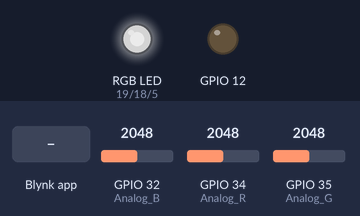
Bench run of a sketch on a simulated ESP32. On the bench: an RGB LED mixed from three pins (HIGH = lit), output pins drawn as LEDs (lit = HIGH). The inputs (shaded band) are chosen by the test bench; at power-on: GPIO 32 (Analog_B) = 2048, GPIO 34 (Analog_R) = 2048, GPIO 35 (Analog_G) = 2048. Dim RGB values are drawn brighter than linear; WiFi joins after 1.5 s; servers stay silent unless stated.

Above: at 4.0 s.
4.1 s: GPIO 32 (Analog_B) set to 2866
At 5.0 s:
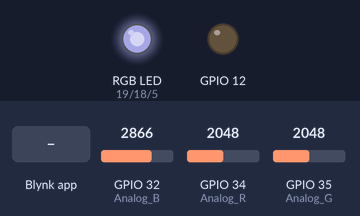
5.6 s: GPIO 34 (Analog_R) set to 2866
At 6.2 s:
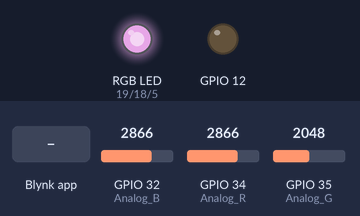
7.1 s: GPIO 35 (Analog_G) set to 2866
At 8.3 s:
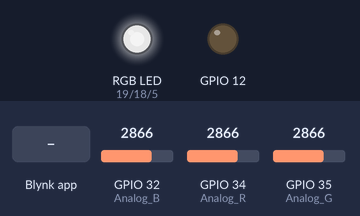
8.6 s: Blynk app writes 1 to V0
At 9.7 s:
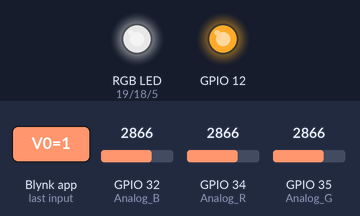
10.1 s: Blynk app writes 1 to V4
At 10.8 s:
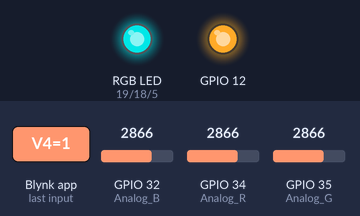
11.6 s: Blynk app writes 200 to V4
At 12.0 s:
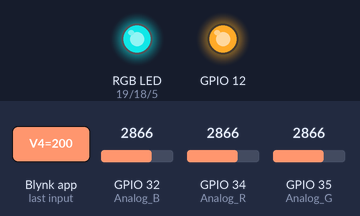
Timing chart, 0 to 14.1 s (numbered marks = the images above; inputs shaded):
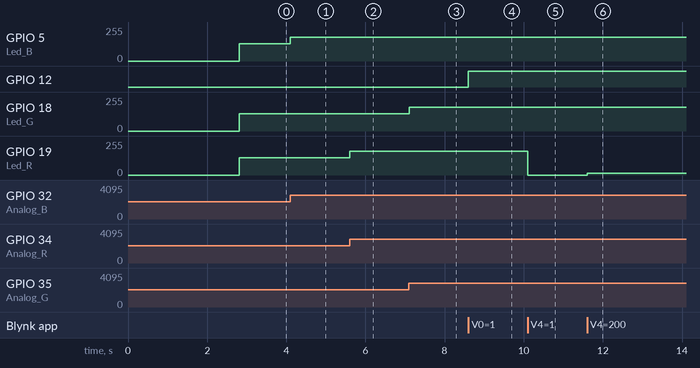

The sketch:

blynk_wifi.ino
```cpp
#define BLYNK_PRINT Serial

#include <WiFi.h>
#include <WiFiClient.h>
#include <BlynkSimpleEsp32.h>

// blynk token and wifi config
char auth[] = "XXX-XXXX-XXXXXXXXXXX";
char ssid[] = "XXXXXXX";
char pass[] = "XXXXXXXXXXXXXXXX";

#define Analog_R 34
#define Analog_G 35
#define Analog_B 32

#define Led_R 19
#define Led_G 18
#define Led_B 5

int valor_R = 0;
int valor_G = 0;
int valor_B = 0;
int cell_recept = 0;

BLYNK_WRITE(V4){
  valor_R = param.asInt();
}
BLYNK_WRITE(V5){
  valor_G = param.asInt();
}
BLYNK_WRITE(V6){
  valor_B = param.asInt();
}

BLYNK_WRITE(V0){
  cell_recept = param.asInt();
  if(cell_recept == 1){
    digitalWrite(12, HIGH);
  } else{
      digitalWrite(12, LOW);
  }
}

void setup()
{
  Serial.begin(115200);
  Blynk.begin(auth, ssid, pass);

  pinMode(12, OUTPUT);
  pinMode(Led_R, OUTPUT);
  pinMode(Led_G, OUTPUT);
  pinMode(Led_B, OUTPUT);

  ledcAttachPin(Led_R,1);
  ledcAttachPin(Led_G,2);
  ledcAttachPin(Led_B,3);

  ledcSetup(1, 10000, 12);
  ledcSetup(2, 10000, 12);
  ledcSetup(3, 10000, 12);
  delay(1000);
}

void loop()
{
  Blynk.run();
  if(cell_recept == 0){
    valor_R = analogRead(Analog_R);
    Blynk.virtualWrite(V1, valor_R);
    Blynk.virtualWrite(V4, valor_R);

    valor_G = analogRead(Analog_G);
    Blynk.virtualWrite(V2, valor_G);
    Blynk.virtualWrite(V5, valor_G);

    valor_B = analogRead(Analog_B);
    Blynk.virtualWrite(V3, valor_B);
    Blynk.virtualWrite(V6, valor_B);

    ledcWrite(1, valor_R);
    ledcWrite(2, valor_G);
    ledcWrite(3, valor_B);
  }
  else{
    Blynk.virtualWrite(V1, valor_R);
    Blynk.virtualWrite(V2, valor_G);
    Blynk.virtualWrite(V3, valor_B);
    ledcWrite(1, valor_R);
    ledcWrite(2, valor_G);
    ledcWrite(3, valor_B);
  }
}
```

Measured:
- after the input at 4.1 s, GPIO 5 (Led_B): 128/255 → 178/255 at once
- after the input at 5.6 s, GPIO 19 (Led_R): 128/255 → 178/255 at once
- after the input at 7.1 s, GPIO 18 (Led_G): 128/255 → 178/255 at once
- after the input at 8.6 s, GPIO 12: LOW → HIGH at once
- after the input at 10.1 s, GPIO 19 (Led_R): 178/255 → 0/255 at once
- after the input at 11.6 s, GPIO 19 (Led_R): 0/255 → 12/255 at once
